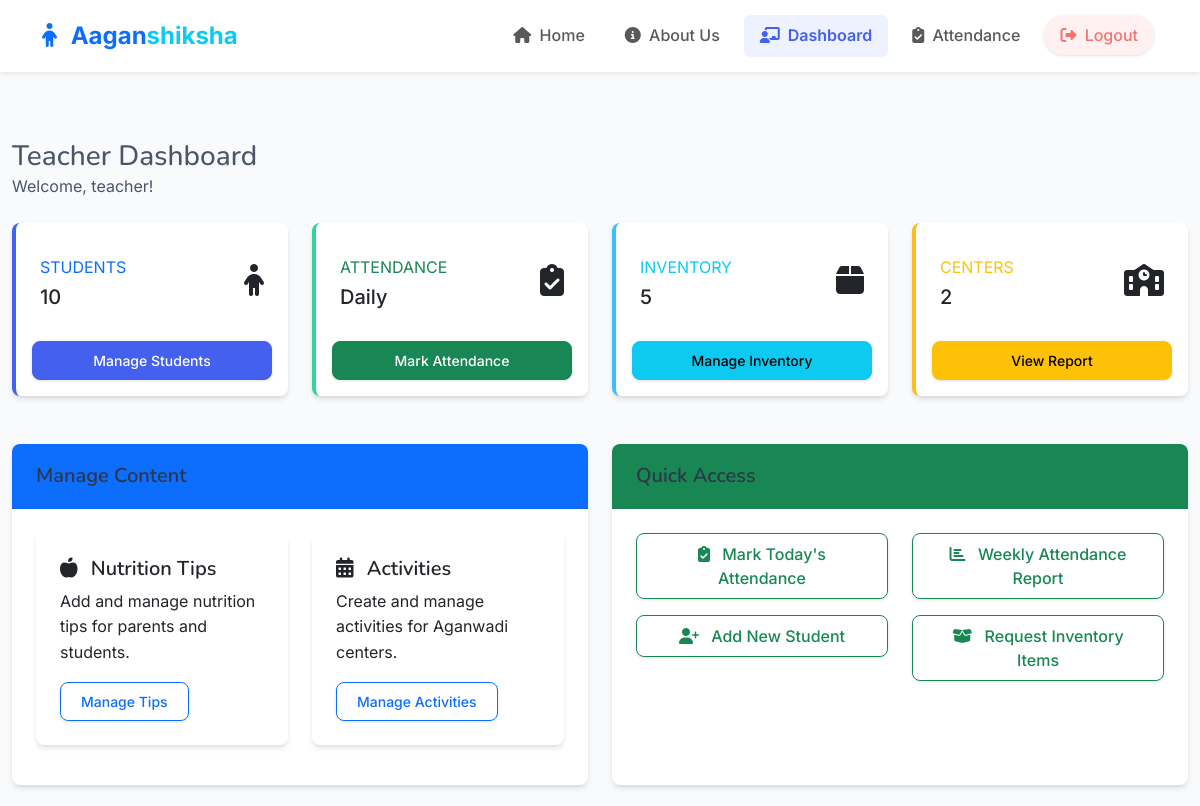
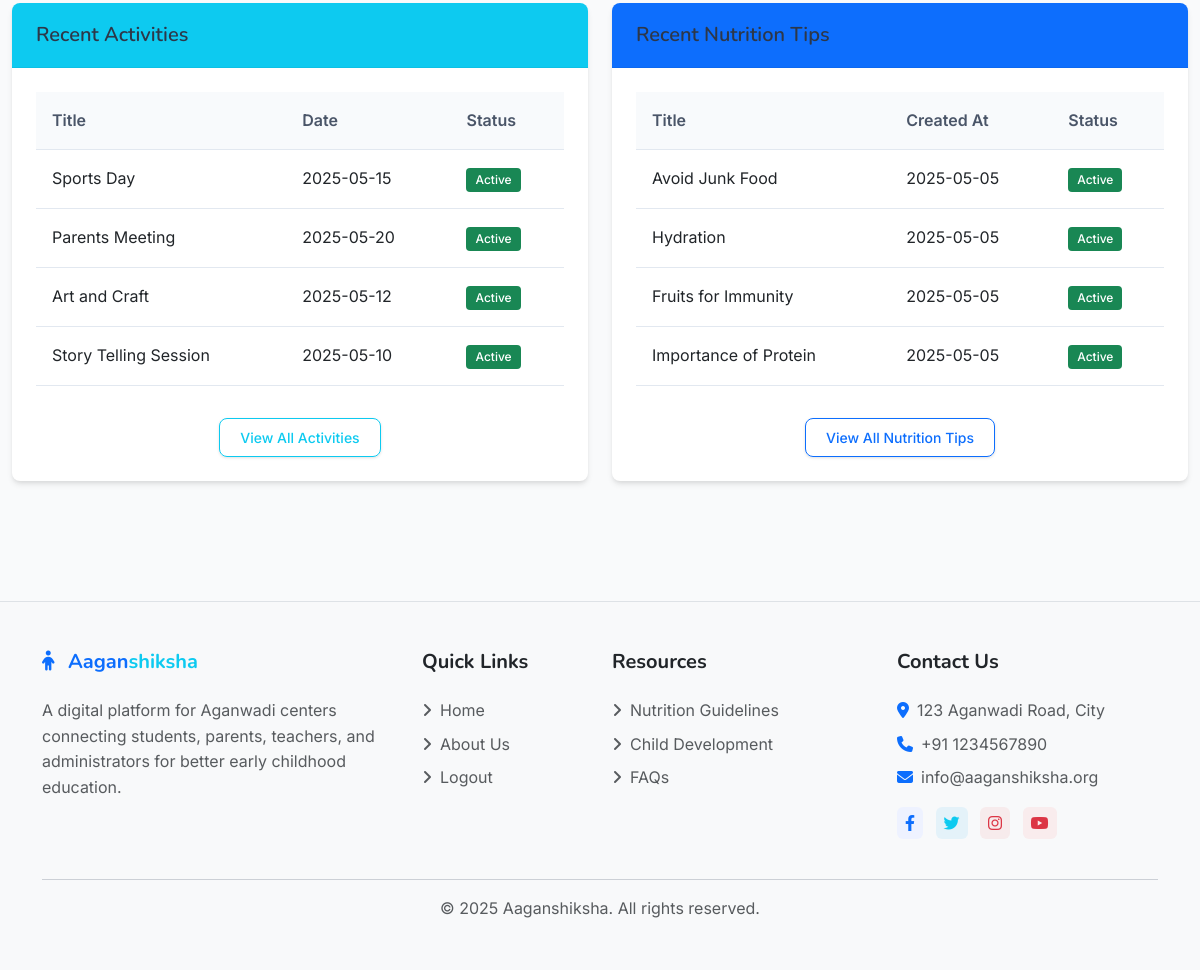
Page /teacher/dashboard (signed in) on the committed database (2 pictures, top to bottom).
### models.py (models this page shows, shortened)
class User(UserMixin, db.Model):
    id = db.Column(db.Integer, primary_key=True)
    username = db.Column(db.String(64), unique=True, nullable=False)
    email = db.Column(db.String(120), unique=True, nullable=False)
    password_hash = db.Column(db.String(256), nullable=False)
    role = db.Column(db.String(20), nullable=False)  # 'admin', 'teacher'
    aadhar_number = db.Column(db.String(12), unique=True, nullable=False)
    created_at = db.Column(db.DateTime, default=datetime.utcnow)
    center_id = db.Column(db.Integer, db.ForeignKey('center.id'), nullable=True)  # Only required for teachers
    center = db.relationship('Center', backref='teachers', lazy=True)
    complaints = db.relationship('Complaint', backref='author', lazy=True)
    nutrition_tips = db.relationship('NutritionTip', backref='created_by', lazy=True)
    activities = db.relationship('Activity', backref='created_by', lazy=True)

class Activity(db.Model):
    id = db.Column(db.Integer, primary_key=True, autoincrement=True)
    title = db.Column(db.String(100), nullable=False)
    description = db.Column(db.Text, nullable=False)
    date = db.Column(db.Date, nullable=False)
    user_id = db.Column(db.Integer, db.ForeignKey('user.id'), nullable=False)
    created_at = db.Column(db.DateTime, default=datetime.utcnow)
    updated_at = db.Column(db.DateTime, default=datetime.utcnow, onupdate=datetime.utcnow)
    is_active = db.Column(db.Boolean, default=True)

class NutritionTip(db.Model):
    id = db.Column(db.Integer, primary_key=True, autoincrement=True)
    title = db.Column(db.String(100), nullable=False)
    content = db.Column(db.Text, nullable=False)
    user_id = db.Column(db.Integer, db.ForeignKey('user.id'), nullable=False)
    created_at = db.Column(db.DateTime, default=datetime.utcnow)
    updated_at = db.Column(db.DateTime, default=datetime.utcnow, onupdate=datetime.utcnow)
    is_active = db.Column(db.Boolean, default=True)

### routes/teacher.py (the view)
@teacher_bp.route('/dashboard')
@login_required
@teacher_required
def dashboard():
    students_count = Student.query.count()
    centers_count = Center.query.count()
    inventory_count = Inventory.query.count()
    tips_count = NutritionTip.query.count()
    activities_count = Activity.query.count()
    recent_activities = Activity.query.order_by(Activity.created_at.desc()).limit(5).all()
    recent_tips = NutritionTip.query.order_by(NutritionTip.created_at.desc()).limit(5).all()
    return render_template('teacher/dashboard.html',
                           students_count=students_count,
                           centers_count=centers_count,
                           inventory_count=inventory_count,
                           tips_count=tips_count,
                           activities_count=activities_count,
                           recent_activities=recent_activities,
                           recent_tips=recent_tips)

### templates/teacher/dashboard.html (shortened to what this page needs)
{% extends 'base.html' %}
{% block head %}
<link rel="stylesheet" href="https://cdnjs.cloudflare.com/ajax/libs/Chart.js/2.9.4/Chart.min.css">
{% endblock %}
{% block content %}
<div class="container-fluid py-4">
    <div class="row mb-4">
        <div class="col">
            <h1 class="h3 mb-0 text-gray-800">Teacher Dashboard</h1>
            <p class="mb-0">Welcome, {{ current_user.username }}!</p>
        </div>
    </div>
    <div class="row mb-4">
        <div class="col-xl-3 col-md-6 mb-4">
            <div class="card border-left-primary h-100 py-2">
                <div class="card-body">
                    <div class="row no-gutters align-items-center">
                        <div class="col mr-2">
                            <div class="text-xs font-weight-bold text-primary text-uppercase mb-1">
                                Students</div>
                            <div class="h5 mb-0 font-weight-bold">{{ students_count }}</div>
                        </div>
                        <div class="col-auto">
                            <i class="fas fa-child fa-2x text-gray-300"></i>
                        </div>
                    </div>
                </div>
                <div class="card-footer bg-transparent border-0">
                    <a href="{{ url_for('teacher.students') }}" class="btn btn-sm btn-primary w-100">
                        Manage Students
                    </a>
                </div>
            </div>
        </div>
        <div class="col-xl-3 col-md-6 mb-4">
            <div class="card border-left-success h-100 py-2">
                <div class="card-body">
                    <div class="row no-gutters align-items-center">
                        <div class="col mr-2">
                            <div class="text-xs font-weight-bold text-success text-uppercase mb-1">
                                Attendance</div>
                            <div class="h5 mb-0 font-weight-bold">Daily</div>
                        </div>
                        <div class="col-auto">
                            <i class="fas fa-clipboard-check fa-2x text-gray-300"></i>
                        </div>
                    </div>
                </div>
                <div class="card-footer bg-transparent border-0">
                    <a href="{{ url_for('teacher.attendance') }}" class="btn btn-sm btn-success w-100">
                        Mark Attendance
                    </a>
                </div>
            </div>
        </div>
        <div class="col-xl-3 col-md-6 mb-4">
            <div class="card border-left-info h-100 py-2">
                <div class="card-body">
                    <div class="row no-gutters align-items-center">
                        <div class="col mr-2">
                            <div class="text-xs font-weight-bold text-info text-uppercase mb-1">
                                Inventory</div>
                            <div class="h5 mb-0 font-weight-bold">{{ inventory_count }}</div>
                        </div>
                        <div class="col-auto">
                            <i class="fas fa-box fa-2x text-gray-300"></i>
                        </div>
                    </div>
                </div>
                <div class="card-footer bg-transparent border-0">
                    <a href="{{ url_for('teacher.inventory') }}" class="btn btn-sm btn-info w-100">
                        Manage Inventory
                    </a>
                </div>
            </div>
        </div>
        <div class="col-xl-3 col-md-6 mb-4">
            <div class="card border-left-warning h-100 py-2">
                <div class="card-body">
                    <div class="row no-gutters align-items-center">
                        <div class="col mr-2">
                            <div class="text-xs font-weight-bold text-warning text-uppercase mb-1">
                                Centers</div>
                            <div class="h5 mb-0 font-weight-bold">{{ centers_count }}</div>
                        </div>
                        <div class="col-auto">
                            <i class="fas fa-school fa-2x text-gray-300"></i>
                        </div>
                    </div>
                </div>
                <div class="card-footer bg-transparent border-0">
                    <a href="{{ url_for('attendance.index') }}" class="btn btn-sm btn-warning w-100">
                        View Report
                    </a>
                </div>
            </div>
        </div>
    </div>
    <div class="row">
        <div class="col-xl-6 col-md-12 mb-4">
            <div class="card h-100">
                <div class="card-header bg-primary text-white">
                    <h5 class="mb-0">Manage Content</h5>
                </div>
                <div class="card-body">
                    <div class="row">
                        <div class="col-md-6 mb-3">
                            <div class="card">
                                <div class="card-body">
                                    <h5 class="card-title">
                                        <i class="fas fa-apple-alt me-2"></i> Nutrition Tips
                                    </h5>
                                    <p class="card-text">Add and manage nutrition tips for parents and students.</p>
                                    <a href="{{ url_for('teacher.nutrition') }}" class="btn btn-outline-primary btn-sm">Manage Tips</a>
                                </div>
                            </div>
                        </div>
                        <div class="col-md-6 mb-3">
                            <div class="card">
                                <div class="card-body">
                                    <h5 class="card-title">
                                        <i class="fas fa-calendar-alt me-2"></i> Activities
                                    </h5>
                                    <p class="card-text">Create and manage activities for Aganwadi centers.</p>
                                    <a href="{{ url_for('teacher.activities') }}" class="btn btn-outline-primary btn-sm">Manage Activities</a>
                                </div>
                            </div>
                        </div>
                    </div>
                </div>
            </div>
        </div>
        <div class="col-xl-6 col-md-12 mb-4">
            <div class="card h-100">
                <div class="card-header bg-success text-white">
                    <h5 class="mb-0">Quick Access</h5>
                </div>
                <div class="card-body">
                    <div class="row">
                        <div class="col-md-6 mb-3">
                            <div class="d-grid">
                                <a href="{{ url_for('teacher.attendance') }}" class="btn btn-outline-success">
                                    <i class="fas fa-clipboard-check me-2"></i> Mark Today's Attendance
                                </a>
                            </div>
                        </div>
                        <div class="col-md-6 mb-3">
                            <div class="d-grid">
                                <a href="{{ url_for('attendance.index') }}" class="btn btn-outline-success">
                                    <i class="fas fa-chart-bar me-2"></i> Weekly Attendance Report
                                </a>
                            </div>
                        </div>
                        <div class="col-md-6 mb-3">
                            <div class="d-grid">
                                <a href="{{ url_for('teacher.students') }}" class="btn btn-outline-success">
                                    <i class="fas fa-user-plus me-2"></i> Add New Student
                                </a>
                            </div>
                        </div>
                        <div class="col-md-6 mb-3">
                            <div class="d-grid">
                                <a href="{{ url_for('teacher.inventory') }}" class="btn btn-outline-success">
                                    <i class="fas fa-box-open me-2"></i> Request Inventory Items
                                </a>
                            </div>
                        </div>
                    </div>
                </div>
            </div>
        </div>
    </div>
    <div class="row">
        <div class="col-xl-6 mb-4">
            <div class="card h-100">
                <div class="card-header bg-info text-white">
                    <h5 class="mb-0">Recent Activities</h5>
                </div>
                <div class="card-body">
                    <div class="table-responsive">
                        <table class="table table-hover">
                            <thead>
                                <tr>
                                    <th>Title</th>
                                    <th>Date</th>
                                    <th>Status</th>
                                </tr>
                            </thead>
                            <tbody>
                                {% for activity in recent_activities %}
                                    <tr>
                                        <td>{{ activity.title }}</td>
                                        <td>{{ activity.date.strftime('%Y-%m-%d') }}</td>
                                        <td>
                                            {% if activity.is_active %}
                                                <span class="badge bg-success">Active</span>
                                            {% else %}
                                                <span class="badge bg-secondary">Inactive</span>
                                            {% endif %}
                                        </td>
                                    </tr>
                                {% endfor %}
                            </tbody>
                        </table>
                    </div>
                    <div class="text-center mt-3">
                        <a href="{{ url_for('teacher.activities') }}" class="btn btn-sm btn-outline-info">View All Activities</a>
                    </div>
                </div>
            </div>
        </div>
        <div class="col-xl-6 mb-4">
            <div class="card h-100">
                <div class="card-header bg-primary text-white">
                    <h5 class="mb-0">Recent Nutrition Tips</h5>
                </div>
                <div class="card-body">
                    <div class="table-responsive">
                        <table class="table table-hover">
                            <thead>
                                <tr>
                                    <th>Title</th>
                                    <th>Created At</th>
                                    <th>Status</th>
                                </tr>
                            </thead>
                            <tbody>
                                {% for tip in recent_tips %}
                                    <tr>
                                        <td>{{ tip.title }}</td>
                                        <td>{{ tip.created_at.strftime('%Y-%m-%d') }}</td>
                                        <td>
                                            {% if tip.is_active %}
                                                <span class="badge bg-success">Active</span>
                                            {% else %}
                                                <span class="badge bg-secondary">Inactive</span>
                                            {% endif %}
                                        </td>
                                    </tr>
                                {% endfor %}
                            </tbody>
                        </table>
                    </div>
                    <div class="text-center mt-3">
                        <a href="{{ url_for('teacher.nutrition') }}" class="btn btn-sm btn-outline-primary">View All Nutrition Tips</a>
                    </div>
                </div>
            </div>
        </div>
    </div>
</div>
{% endblock %}

### rows in the picture
User: username "teacher"
Activity: title "Sports Day", date "2025-05-15", is_active "Active"
Activity: title "Parents Meeting", date "2025-05-20", is_active "Active"
Activity: title "Art and Craft", date "2025-05-12", is_active "Active"
Activity: title "Story Telling Session", date "2025-05-10", is_active "Active"
NutritionTip: title "Avoid Junk Food", created_at "2025-05-05", is_active "Active"
NutritionTip: title "Hydration", created_at "2025-05-05", is_active "Active"
NutritionTip: title "Fruits for Immunity", created_at "2025-05-05", is_active "Active"
NutritionTip: title "Importance of Protein", created_at "2025-05-05", is_active "Active"

### other values in the picture
{{ students_count }} "10"
{{ inventory_count }} "5"
{{ centers_count }} "2"
{{ current_year|default(2025) }} "2025"
